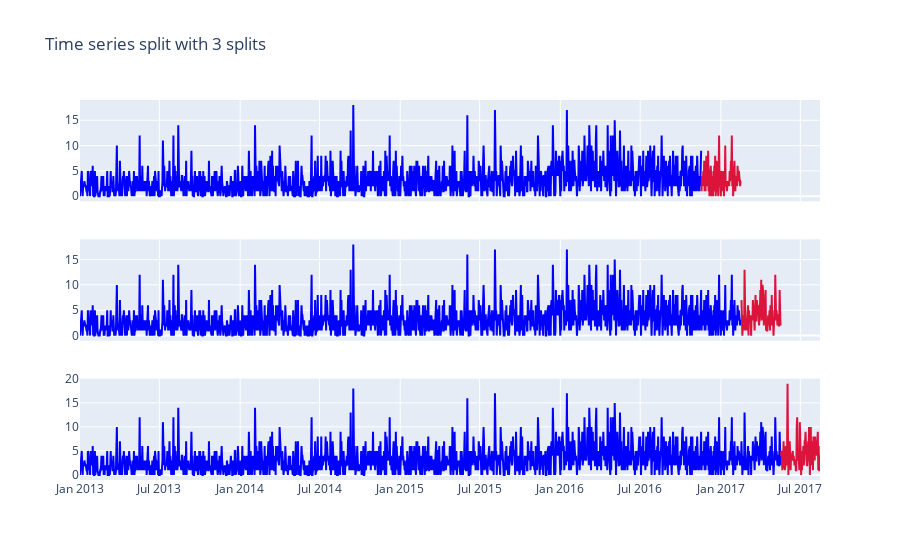

The notebook cell saved with this chart:
### Markdown cell above
### Cross Validation Split

### Code cell
fig = make_subplots(rows=3, cols=1,shared_xaxes=True)

for i, (train_index, test_index) in enumerate(ts_split.split(df_store1_automotive)):

    fig.add_trace(
        go.Scatter(x=df_store1_automotive.iloc[train_index].date, 
                   y=df_store1_automotive.iloc[train_index].sales, 
                   mode='lines', 
                   name='train',
                   line=dict(color='blue')),
        row=i+1, 
        col=1,        
    )
    fig.add_trace(
        go.Scatter(x=df_store1_automotive.iloc[test_index].date, 
                   y=df_store1_automotive.iloc[test_index].sales, 
                   mode='lines', 
                   name='test',
                   line=dict(color='crimson')),
        row=i+1, 
        col=1,        
    )

fig.update_layout(
    showlegend=False,
    title_text='Time series split with 3 splits',
    )
fig.show()
